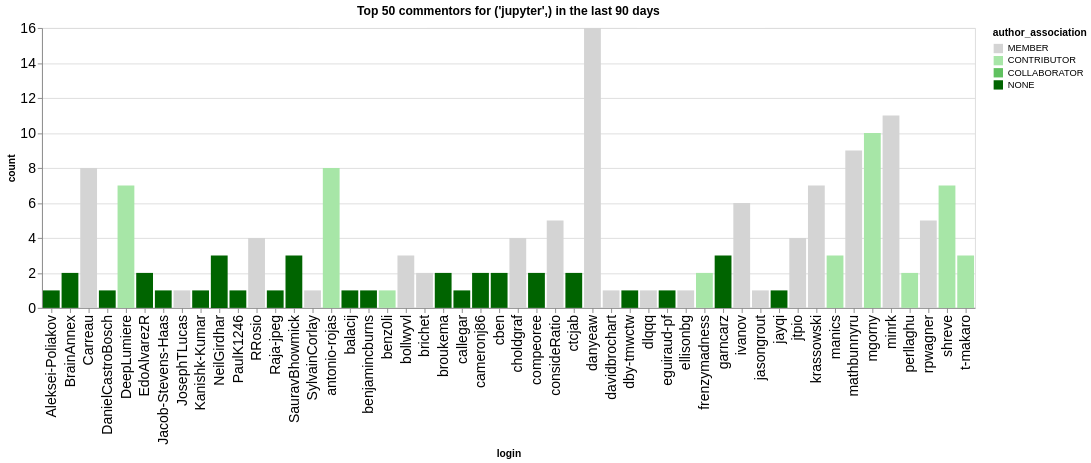

Write notebook code for a chart like this one.
### Code cell
n_plot = 50
charts = []
for ii, (iorg, idata) in enumerate(commentors.groupby(['org'])):
    title = f"Top {n_plot} commentors for {iorg} in the last {n_days} days"
    idata = idata.groupby('login', as_index=False).agg({'count': 'sum', 'author_association': 'first'})
    idata = idata.sort_values('count', ascending=False).head(n_plot)
    ch = alt.Chart(data=idata.head(n_plot), title=title).mark_bar().encode(
        x='login',
        y='count',
        color=alt.Color('author_association', scale=alt.Scale(domain=author_types, range=author_colors))
    )
    charts.append(ch)
alt.hconcat(*charts)

### Figure 1 — Vega-Lite specification as saved in the notebook (floating-point values rounded to 4 significant figures)
{"config": {"axisLeft": {"labelFontSize": 15}, "axisBottom": {"labelFontSize": 15}}, "hconcat": [{"mark": {"type": "bar"}, "encoding": {"color": {"field": "author_association", "scale": {"domain": ["MEMBER", "CONTRIBUTOR", "COLLABORATOR", "NONE"], "range": ["rgb(211.82745098039214, 211.82745098039214, 211.82745098039214)", "rgb(166.98562091503268, 229.89803921568628, 166.98562091503268)", "rgb(96.37647058823529, 192.75294117647059, 96.37647058823529)", "rgb(0.0, 100.3921568627451, 0.0)"]}, "type": "nominal"}, "x": {"field": "login", "type": "nominal"}, "y": {"field": "count", "type": "quantitative"}}, "title": "Top 50 commentors for ('jupyter',) in the last 90 days"}], "data": {"name": "data-04883d1568801b35b2b8e31f9c83efb0"}, "$schema": "https://vega.github.io/schema/vega-lite/v5.20.1.json", "datasets": {"data-04883d1568801b35b2b8e31f9c83efb0": [{"login": "danyeaw", "count": 16, "author_association": "MEMBER"}, {"login": "minrk", "count": 11, "author_association": "MEMBER"}, {"login": "mgorny", "count": 10, "author_association": "CONTRIBUTOR"}, {"login": "mathbunnyru", "count": 9, "author_association": "MEMBER"}, {"login": "antonio-rojas", "count": 8, "author_association": "CONTRIBUTOR"}, {"login": "Carreau", "count": 8, "author_association": "MEMBER"}, {"login": "krassowski", "count": 7, "author_association": "MEMBER"}, {"login": "DeepLumiere", "count": 7, "author_association": "CONTRIBUTOR"}, {"login": "shreve", "count": 7, "author_association": "CONTRIBUTOR"}, {"login": "ivanov", "count": 6, "author_association": "MEMBER"}, {"login": "rpwagner", "count": 5, "author_association": "MEMBER"}, {"login": "consideRatio", "count": 5, "author_association": "MEMBER"}, {"login": "choldgraf", "count": 4, "author_association": "MEMBER"}, {"login": "RRosio", "count": 4, "author_association": "MEMBER"}, {"login": "jtpio", "count": 4, "author_association": "MEMBER"}, {"login": "bollwyvl", "count": 3, "author_association": "MEMBER"}, {"login": "t-makaro", "count": 3, "author_association": "CONTRIBUTOR"}, {"login": "SauravBhowmick", "count": 3, "author_association": "NONE"}, {"login": "NeilGirdhar", "count": 3, "author_association": "NONE"}, {"login": "garncarz", "count": 3, "author_association": "NONE"}, {"login": "manics", "count": 3, "author_association": "CONTRIBUTOR"}, {"login": "brichet", "count": 2, "author_association": "MEMBER"}, {"login": "BrainAnnex", "count": 2, "author_association": "NONE"}, {"login": "perllaghu", "count": 2, "author_association": "CONTRIBUTOR"}, {"login": "broukema", "count": 2, "author_association": "NONE"}, {"login": "cameronj86", "count": 2, "author_association": "NONE"}, {"login": "frenzymadness", "count": 2, "author_association": "CONTRIBUTOR"}, {"login": "ctcjab", "count": 2, "author_association": "NONE"}, {"login": "EdoAlvarezR", "count": 2, "author_association": "NONE"}, {"login": "compeoree", "count": 2, "author_association": "NONE"}, {"login": "cben", "count": 2, "author_association": "NONE"}, {"login": "Aleksei-Poliakov", "count": 1, "author_association": "NONE"}, {"login": "benz0li", "count": 1, "author_association": "CONTRIBUTOR"}, {"login": "balacij", "count": 1, "author_association": "NONE"}, {"login": "benjamincburns", "count": 1, "author_association": "NONE"}, {"login": "ellisonbg", "count": 1, "author_association": "MEMBER"}, {"login": "eguiraud-pf", "count": 1, "author_association": "NONE"}, {"login": "dlqqq", "count": 1, "author_association": "MEMBER"}, {"login": "dby-tmwctw", "count": 1, "author_association": "NONE"}, {"login": "davidbrochart", "count": 1, "author_association": "MEMBER"}, {"login": "callegar", "count": 1, "author_association": "NONE"}, {"login": "Jacob-Stevens-Haas", "count": 1, "author_association": "NONE"}, {"login": "DanielCastroBosch", "count": 1, "author_association": "NONE"}, {"login": "PaulK1246", "count": 1, "author_association": "NONE"}, {"login": "Kanishk-Kumar", "count": 1, "author_association": "NONE"}, {"login": "JosephTLucas", "count": 1, "author_association": "MEMBER"}, {"login": "Raja-jpeg", "count": 1, "author_association": "NONE"}, {"login": "SylvainCorlay", "count": 1, "author_association": "MEMBER"}, {"login": "jasongrout", "count": 1, "author_association": "MEMBER"}, {"login": "jayqi", "count": 1, "author_association": "NONE"}]}}
